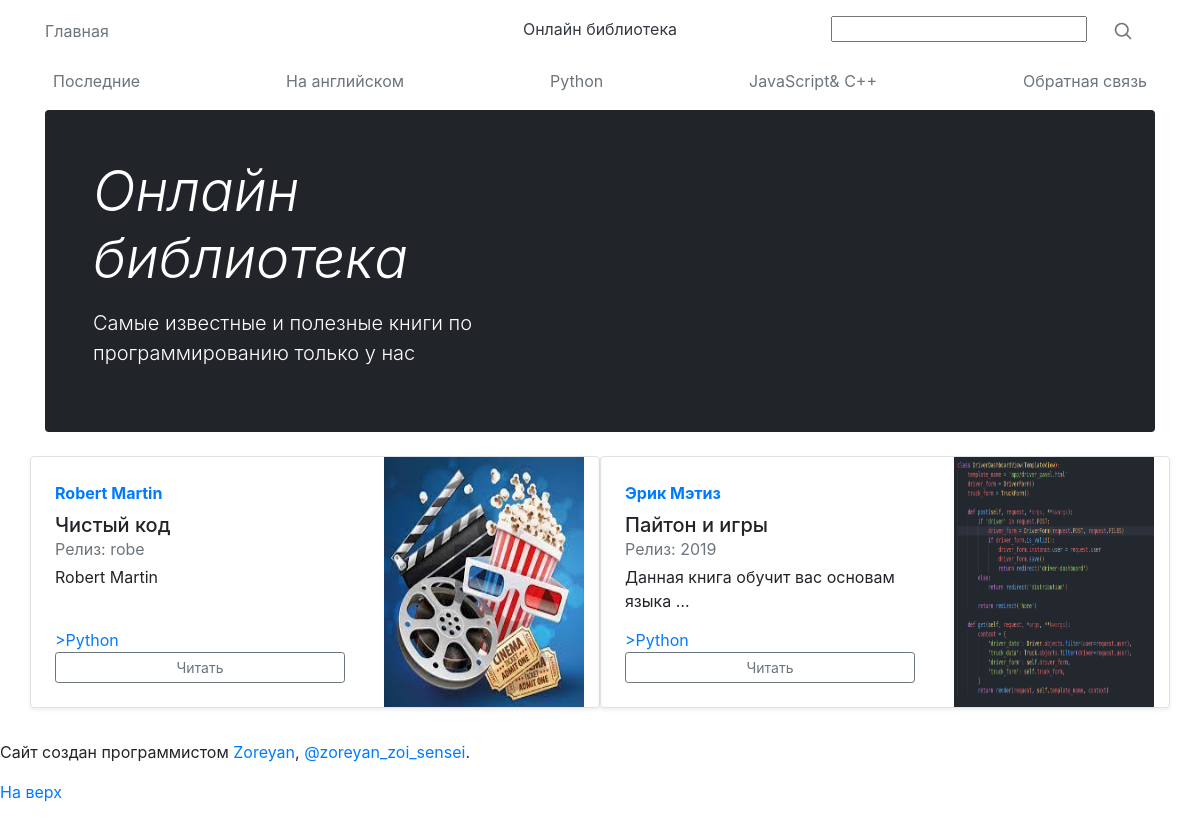
Screenshot of /latest-books/ with the database file from the repository.
### library/models.py (models this page shows, shortened)
class Book(models.Model):
    LANGUAGES = [
        ('en', 'English'),
        ('ru', 'Russian')
    ]
    id = models.UUIDField(primary_key=True, editable=False, unique=True, default=uuid.uuid4)
    title = models.CharField(max_length=120)
    description = models.CharField(max_length=800, null=True)
    image = models.ImageField(upload_to='book_articles/')
    author = models.CharField(max_length=100, null=True)
    category = models.ManyToManyField(Category)
    language = models.CharField(choices=LANGUAGES, default='ru', max_length=22)
    writed = models.CharField(max_length=4, null=True)
    file =  models.FileField(upload_to='pdf_files', default='file.pdf')
    created = models.DateTimeField(auto_now_add=True, null=True)

class Category(models.Model):
    title = models.CharField(max_length=120)
    framework = models.BooleanField(default=True)

### library/views.py (the view)
# urls.py: path('latest-books/', lastBooks, name='last-books'),
def lastBooks(request):
    books = Book.objects.order_by('-created')
    return render(request, 'library/last_books.html', {'books':books})

### templates/library/last_books.html (shortened to what this page needs)
{% extends 'base.html' %}
{% block content %}
<main class="container">
  {% include 'library/header.html' %}
  <div class="row mb-2">
    {% for book in books %}
    <div class="col-md-6">
        <div class="row g-0 border rounded mb-4 shadow-sm">
          <div class="col p-4 d-flex flex-column position-static">
            <strong class="d-inline-block mb-2 text-primary">{{ book.author }}</strong>
            <h5 class="mb-0">{{ book.title }}</h5>
            <div class="mb-1 text-muted">Релиз: {{ book.writed }}</div>
            <p class="card-text mb-auto">{{ book.description|truncatewords:6 }}</p>
            {% for category in book.category.all  %}
            <a href="{% url 'book-list' %}?q={{ category.title }}">>{{ category.title }}</a>
            {% endfor %}
            <div class="btn-group">
              <a href="{% url 'book' book.id %}" type="button" class="btn btn-sm btn-outline-secondary">Читать</a>
            </div>
          </div>
          <div class="col-auto d-none d-lg-block">
              <img src="{{ book.image.url }}" alt="" class="bd-placehilder-img" width="200" height="250">
          </div>
        </div>
      </div>
{% endfor %}
</main>
{% endblock %}

### rows the page displays
Book: author "Robert Martin", title "Чистый код", writed "robe", description "Robert Martin", image (picture)
Category: title "Python"
Book: author "Эрик Мэтиз", title "Пайтон и игры", writed "2019", description "Данная книга обучит вас основам языка …", image (picture)
